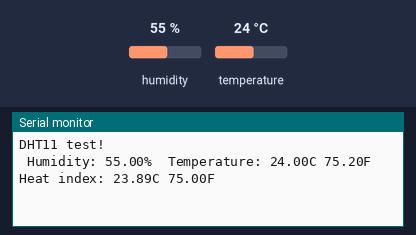
The sketch below on a simulated ESP32. Parts: the last lines printed to the serial monitor. Inputs (shaded band) come from the test bench; at power-on: humidity 55 %, temperature 24 °C. WiFi joins after 1.5 s; servers stay silent unless stated.

Above: at 3.0 s.
3.1 s: humidity set to 22 %
At 4.8 s:
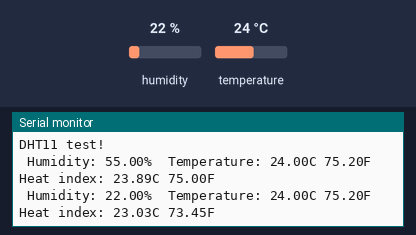
5.8 s: temperature set to 12 °C
At 6.4 s:
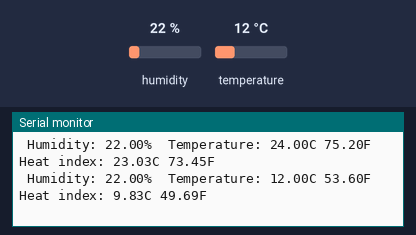
8.5 s: humidity set to 40 %
At 10.7 s:
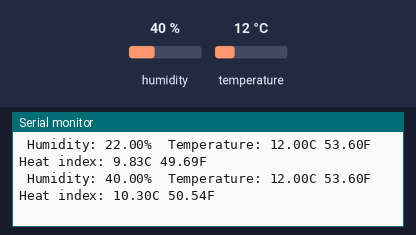
Timing chart, 0 to 12.2 s (numbered marks = the images above; inputs shaded):
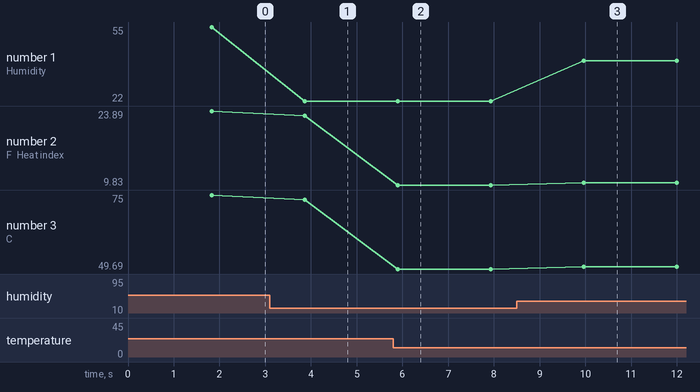

The sketch:

DHT11_code.ino
```cpp
#include <Blynk.h>

#include <WiFi.h>
#include <WiFiClient.h>


#define BLYNK_PRINT Serial
#include<BlynkSimpleESP32.h>


#include <Adafruit_Sensor.h>
#include <DHT.h>
#include <DHT_U.h>
#include "DHT.h"
#define DHTPIN 4
#define DHTTYPE DHT11

#define BLYNK_TEMPLATE_ID "TMPLjSkhPXxu"
#define BLYNK_DEVICE_NAME "sample"
//#define BLYNK_AUTH_TOKEN "eE1PaTUm3vkcaPidgKkEOqI6rVy1TDSz"

char ssid[]="VNRVJIET_WIFI";
char pass[]="vnrvjiet@123";
char auth[]="eE1PaTUm3vkcaPidgKkEOqI6rVy1TDSz";

DHT dht(DHTPIN, DHTTYPE);


BLYNK_WRITE(V0){
  if(param.asInt()==1){
    digitalWrite(4,HIGH);
  }
}

void setup() {
  Serial.begin(9600);
  Serial.println(F("DHT11 test!"));

  dht.begin();
  Blynk.begin(auth,ssid,pass);
}

void loop() {


  float h = dht.readHumidity();

  float t = dht.readTemperature();

  float f = dht.readTemperature(true);


  if (isnan(h) || isnan(t) || isnan(f)) {
    Serial.println(F("Failed to read from DHT sensor!"));
    return;
  }


  float hif = dht.computeHeatIndex(f, h);

  float hic = dht.computeHeatIndex(t, h, false);

  Serial.print(F(" Humidity: "));
  Serial.print(h);
  Serial.print(F("%  Temperature: "));
  Serial.print(t);
  Serial.print(F("C "));
  Serial.print(f);
  Serial.print(F("F  Heat index: "));
  Serial.print(hic);
  Serial.print(F("C "));
  Serial.print(hif);
  Serial.println(F("F"));
  delay(2000);
  Blynk.run();
}
```

Measured:
- after the input at 3.1 s, the serial monitor: prints a new line after 0.76 s (image 1)
- after the input at 5.8 s, the serial monitor: prints a new line after 0.09 s (image 2)
- after the input at 8.5 s, the serial monitor: prints a new line after 1.5 s (image 3)
- plotted number 1: 55 → 22 after the input at 3.1 s, 22 → 40 after the input at 8.5 s
- plotted number 2: 23.89 → 23.03 after the input at 3.1 s, 23.03 → 9.83 after the input at 5.8 s, 9.83 → 10.3 after the input at 8.5 s
- plotted number 3: 75 → 73.45 after the input at 3.1 s, 73.45 → 49.69 after the input at 5.8 s, 49.69 → 50.54 after the input at 8.5 s
